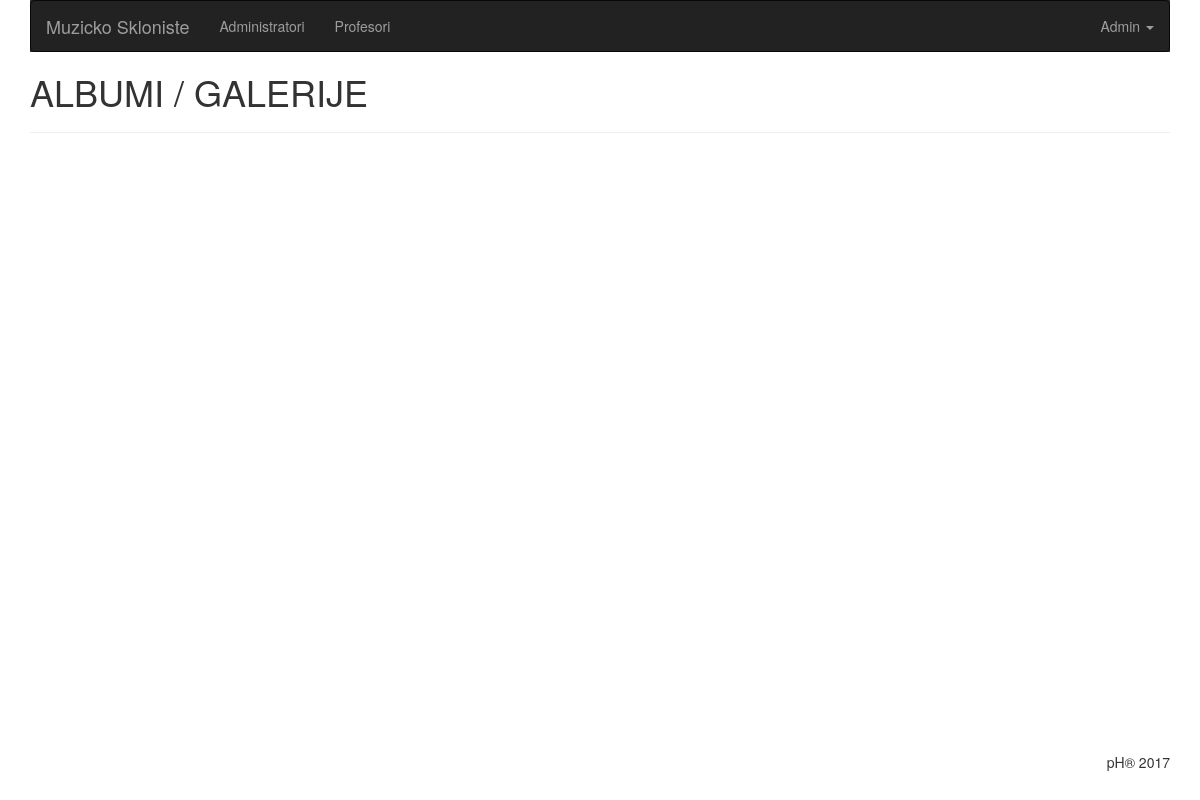
Before: /php/views/galerija/ (signed in) with the older database file.
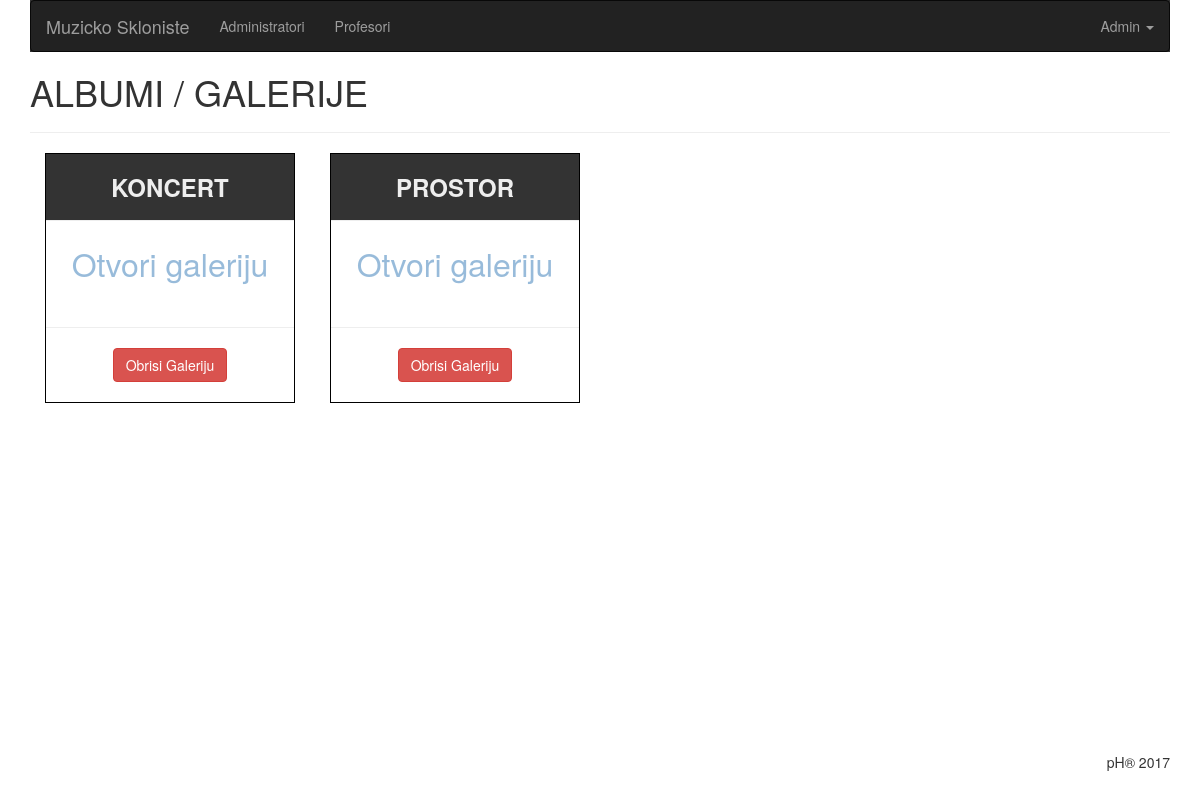
After: the same page with the newer database file.
### tables this page shows
CREATE TABLE galleries (id integer primary key autoincrement, title text);

### php/app/database/QueryBuilder.php (called while the page is built, shortened)
<?php
class QueryBuilder
{
	public function indexGallery()
	{
		$db = new SQLite3('../../../skloniste.db');
		$stmt = $db->query('SELECT * FROM galleries WHERE id != 18');
		while($result = $stmt->fetchArray(SQLITE3_ASSOC)):
			$r[] = $result;
		endwhile;
		return isset($r) ? $r : null;
	}
}

### php/views/galerija/index.php (the view, shortened to what this page needs)
<?php
	include 'galer.header.php';
	$query = $app['database'];
	$results = $query->indexGallery();
?>
<section class="main">
<h1>Albumi / Galerije</h1>
<hr>
	<div class="container-fluid">
		<div class="row">
		<?php if (isset($results)): ?>
			<?php foreach ($results as $result): ?>
			<div class="col-lg-3 col-md-3 col-sm-4 col-xs-6">
				<div class="album">
					<div class="header">
						<h4><strong><?= $result['title']; ?></strong></h4>
						<hr>
					</div>
					<div class="body">
						<?php if (isset($images)): ?>
								<a href='show.php?id=<?= $result['id']; ?>'><img src='../assets/images/novisat.jpg' alt='Ubacite Slike'	/></a>";
						<?php else: ?>
								<a style='opacity: 0.5;' href='show.php?id=<?= $result['id']; ?>'><span>Otvori galeriju</span></a>
						<?php endif; ?>
					</div>
					<div class="footer">
					<br>
					<hr>
					<form action="delete.php?id=<?= $result['id']; ?>" method="POST">
						<button type="submit" class="btn btn-danger push-right" onclick="return confirm('Da li ste sigurni?');">Obrisi Galeriju</button>
					</form>
					</div>
				</div>
			</div>
			<?php endforeach; ?>
		<?php endif; ?>
		</div>
	</div>
</section>
<?php include 'galer.footer.php'; ?>

Changed rows visible on the page:
added galleries: title "KONCERT"
added galleries: title "PROSTOR"
